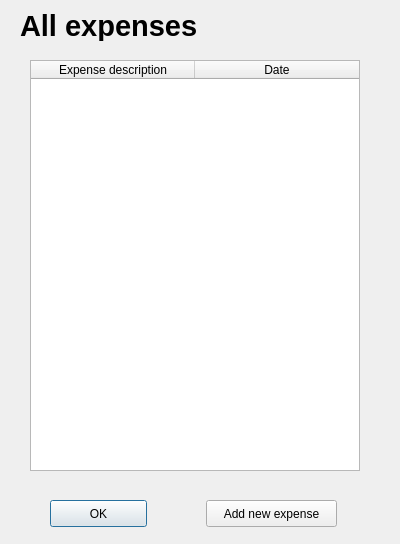
<?xml version="1.0" encoding="UTF-8"?>
<ui version="4.0">
 <class>ExpenseIndex</class>
 <widget class="QDialog" name="ExpenseIndex">
  <property name="geometry">
   <rect>
    <x>0</x>
    <y>0</y>
    <width>400</width>
    <height>544</height>
   </rect>
  </property>
  <property name="windowTitle">
   <string>Dialog</string>
  </property>
  <widget class="QTableWidget" name="tableWidget">
   <property name="geometry">
    <rect>
     <x>30</x>
     <y>60</y>
     <width>330</width>
     <height>411</height>
    </rect>
   </property>
   <property name="minimumSize">
    <size>
     <width>330</width>
     <height>0</height>
    </size>
   </property>
   <property name="maximumSize">
    <size>
     <width>330</width>
     <height>16777215</height>
    </size>
   </property>
   <property name="baseSize">
    <size>
     <width>330</width>
     <height>0</height>
    </size>
   </property>
   <property name="alternatingRowColors">
    <bool>true</bool>
   </property>
   <property name="showGrid">
    <bool>false</bool>
   </property>
   <property name="sortingEnabled">
    <bool>false</bool>
   </property>
   <attribute name="horizontalHeaderDefaultSectionSize">
    <number>164</number>
   </attribute>
   <attribute name="horizontalHeaderHighlightSections">
    <bool>false</bool>
   </attribute>
   <attribute name="verticalHeaderVisible">
    <bool>false</bool>
   </attribute>
   <attribute name="verticalHeaderHighlightSections">
    <bool>false</bool>
   </attribute>
   <column>
    <property name="text">
     <string>Expense description</string>
    </property>
   </column>
   <column>
    <property name="text">
     <string>Date</string>
    </property>
   </column>
  </widget>
  <widget class="QPushButton" name="pushButton_ok">
   <property name="geometry">
    <rect>
     <x>50</x>
     <y>500</y>
     <width>97</width>
     <height>27</height>
    </rect>
   </property>
   <property name="text">
    <string>OK</string>
   </property>
  </widget>
  <widget class="QPushButton" name="pushButton_addNewExpense">
   <property name="geometry">
    <rect>
     <x>206</x>
     <y>500</y>
     <width>131</width>
     <height>27</height>
    </rect>
   </property>
   <property name="text">
    <string>Add new expense</string>
   </property>
  </widget>
  <widget class="QLabel" name="label_expenses">
   <property name="geometry">
    <rect>
     <x>20</x>
     <y>10</y>
     <width>191</width>
     <height>31</height>
    </rect>
   </property>
   <property name="font">
    <font>
     <pointsize>22</pointsize>
     <weight>75</weight>
     <bold>true</bold>
    </font>
   </property>
   <property name="text">
    <string>All expenses</string>
   </property>
  </widget>
 </widget>
 <resources/>
 <connections/>
</ui>
